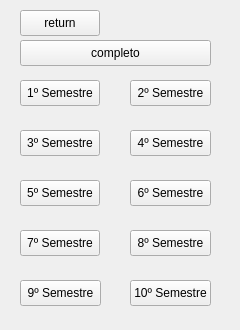
<?xml version="1.0" encoding="UTF-8"?>
<ui version="4.0">
 <class>Form</class>
 <widget class="QWidget" name="Form">
  <property name="geometry">
   <rect>
    <x>0</x>
    <y>0</y>
    <width>240</width>
    <height>330</height>
   </rect>
  </property>
  <property name="windowTitle">
   <string>Form</string>
  </property>
  <widget class="QPushButton" name="pushButton">
   <property name="geometry">
    <rect>
     <x>20</x>
     <y>80</y>
     <width>80</width>
     <height>26</height>
    </rect>
   </property>
   <property name="styleSheet">
    <string notr="true">background-color: = rgb(200, 255, 251)</string>
   </property>
   <property name="text">
    <string>1º Semestre</string>
   </property>
  </widget>
  <widget class="QPushButton" name="pushButton_2">
   <property name="geometry">
    <rect>
     <x>130</x>
     <y>80</y>
     <width>81</width>
     <height>26</height>
    </rect>
   </property>
   <property name="styleSheet">
    <string notr="true">background-color: = rgb(200, 255, 251)</string>
   </property>
   <property name="text">
    <string>2º Semestre</string>
   </property>
  </widget>
  <widget class="QPushButton" name="pushButton_3">
   <property name="geometry">
    <rect>
     <x>20</x>
     <y>130</y>
     <width>80</width>
     <height>26</height>
    </rect>
   </property>
   <property name="styleSheet">
    <string notr="true">background-color: = rgb(200, 255, 251)</string>
   </property>
   <property name="text">
    <string>3º Semestre</string>
   </property>
  </widget>
  <widget class="QPushButton" name="pushButton_4">
   <property name="geometry">
    <rect>
     <x>130</x>
     <y>130</y>
     <width>81</width>
     <height>26</height>
    </rect>
   </property>
   <property name="styleSheet">
    <string notr="true">background-color: = rgb(200, 255, 251)</string>
   </property>
   <property name="text">
    <string>4º Semestre</string>
   </property>
  </widget>
  <widget class="QPushButton" name="pushButton_5">
   <property name="geometry">
    <rect>
     <x>20</x>
     <y>180</y>
     <width>80</width>
     <height>26</height>
    </rect>
   </property>
   <property name="styleSheet">
    <string notr="true">background-color: = rgb(200, 255, 251)</string>
   </property>
   <property name="text">
    <string>5º Semestre</string>
   </property>
  </widget>
  <widget class="QPushButton" name="pushButton_6">
   <property name="geometry">
    <rect>
     <x>130</x>
     <y>180</y>
     <width>81</width>
     <height>26</height>
    </rect>
   </property>
   <property name="styleSheet">
    <string notr="true">background-color: = rgb(200, 255, 251)</string>
   </property>
   <property name="text">
    <string>6º Semestre</string>
   </property>
  </widget>
  <widget class="QPushButton" name="pushButton_7">
   <property name="geometry">
    <rect>
     <x>20</x>
     <y>230</y>
     <width>80</width>
     <height>26</height>
    </rect>
   </property>
   <property name="styleSheet">
    <string notr="true">background-color: = rgb(200, 255, 251)</string>
   </property>
   <property name="text">
    <string>7º Semestre</string>
   </property>
  </widget>
  <widget class="QPushButton" name="pushButton_8">
   <property name="geometry">
    <rect>
     <x>130</x>
     <y>230</y>
     <width>81</width>
     <height>26</height>
    </rect>
   </property>
   <property name="styleSheet">
    <string notr="true">background-color: = rgb(200, 255, 251)</string>
   </property>
   <property name="text">
    <string>8º Semestre</string>
   </property>
  </widget>
  <widget class="QPushButton" name="pushButton_9">
   <property name="geometry">
    <rect>
     <x>20</x>
     <y>280</y>
     <width>81</width>
     <height>26</height>
    </rect>
   </property>
   <property name="styleSheet">
    <string notr="true">background-color: = rgb(200, 255, 251)
</string>
   </property>
   <property name="text">
    <string>9º Semestre</string>
   </property>
  </widget>
  <widget class="QPushButton" name="pushButton_10">
   <property name="geometry">
    <rect>
     <x>130</x>
     <y>280</y>
     <width>81</width>
     <height>26</height>
    </rect>
   </property>
   <property name="styleSheet">
    <string notr="true">background-color: = rgb(200, 255, 251)
</string>
   </property>
   <property name="text">
    <string>10º Semestre</string>
   </property>
  </widget>
  <widget class="QPushButton" name="pushButton_11">
   <property name="geometry">
    <rect>
     <x>20</x>
     <y>40</y>
     <width>191</width>
     <height>26</height>
    </rect>
   </property>
   <property name="styleSheet">
    <string notr="true">background-color: = rgb(200, 255, 251)</string>
   </property>
   <property name="text">
    <string>completo</string>
   </property>
  </widget>
  <widget class="QPushButton" name="pushButton_12">
   <property name="geometry">
    <rect>
     <x>20</x>
     <y>10</y>
     <width>80</width>
     <height>26</height>
    </rect>
   </property>
   <property name="styleSheet">
    <string notr="true">background-color: = rgb(255, 10, 7)</string>
   </property>
   <property name="text">
    <string>return</string>
   </property>
  </widget>
 </widget>
 <resources/>
 <connections/>
</ui>
